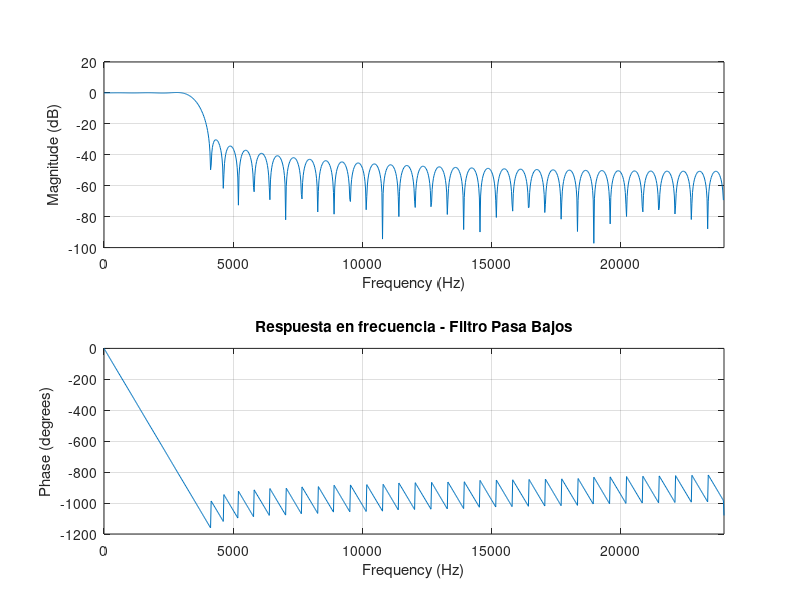
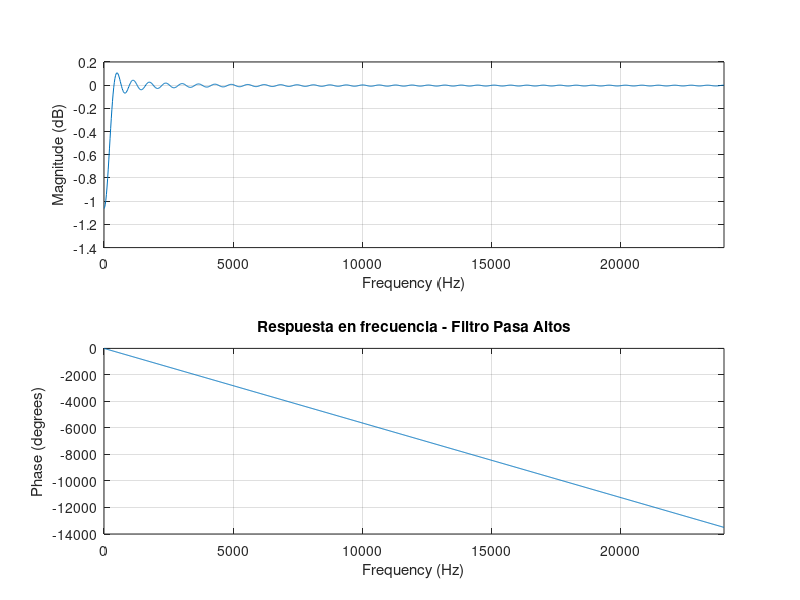
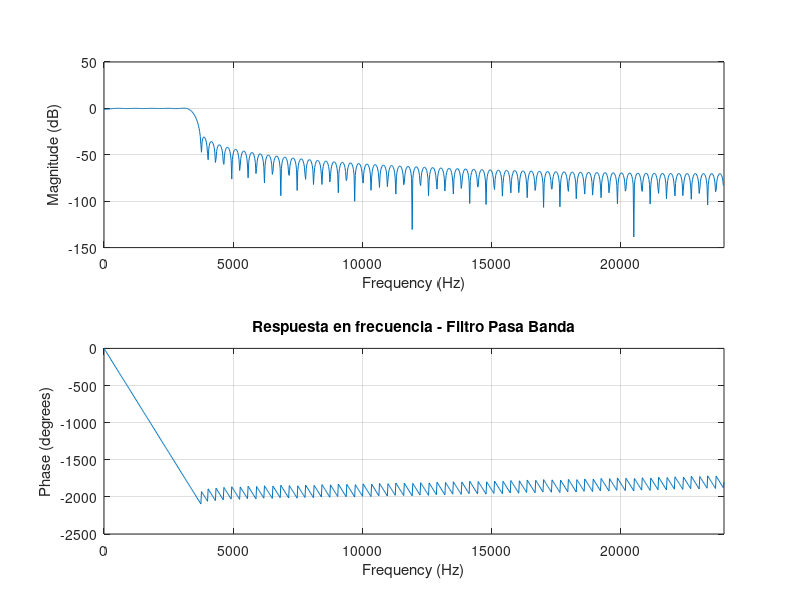
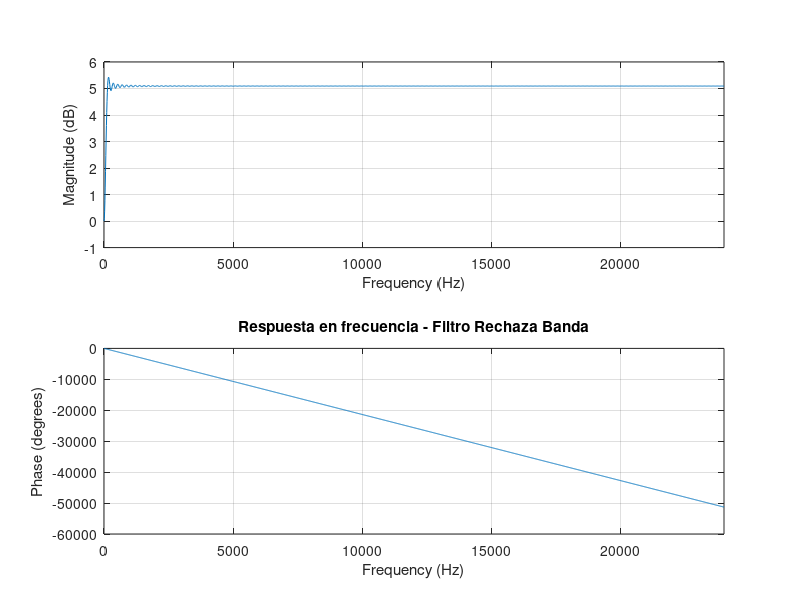

MATLAB code for these plots, in order: (Note: this script raises an error after producing the figures.)
# Coeficientes de Filtro FIR — Lab 2 DSP

clc; clear all; close all;

pkg load signal;

fs = 48000;

## Beta para Kaiser (A_stop = 30 dB) — filtros 1, 2 y 3
A_stop = 30;
beta_30 = 0.5842 * (A_stop - 21)^(0.4) + 0.07886 * (A_stop - 21);

## 1. Filtro Pasa Bajos

fc = 3600;       # 3600 Hz
BW = 1000;       # 1000 Hz (transicion: 3600 -> 4600 Hz)
N = ceil((A_stop - 8) / (2.285 * 2*pi*BW / fs) + 1);

low_pass_coeff = fir1(N, fc/(fs/2), 'low', kaiser(N+1, beta_30));
figure(1);
freqz(low_pass_coeff, 1, 1024, fs);
title("Respuesta en frecuencia - Filtro Pasa Bajos");

## 2. Filtro Pasa Altos

fc = 35;         # 35 Hz
BW = 500;        # 500 Hz (transicion: 0 -> 35 Hz)
N = ceil((A_stop - 8) / (2.285 * 2*pi*BW / fs) + 1);

high_pass_coeff = fir1(N, fc/(fs/2), 'high', kaiser(N+1, beta_30));
figure(2);
freqz(high_pass_coeff, 1, 1024, fs);
title("Respuesta en frecuencia - Filtro Pasa Altos");

## 3. Filtro Pasa Banda

fc = [35 3500];  # 35 Hz - 3500 Hz
BW = 500;        # 500 Hz
N = ceil((A_stop - 8) / (2.285 * 2*pi*BW / fs) + 1);

band_pass_coeff = fir1(N, fc/(fs/2), 'bandpass', kaiser(N+1, beta_30));
figure(3);
freqz(band_pass_coeff, 1, 1024, fs);
title("Respuesta en frecuencia - Filtro Pasa Banda");

## 4. Filtro Rechaza Banda

fr = 50;         # 50 Hz
BW = 15;         # 15 Hz
A_stop_bs = 25;  # 25 dB
fc = [fr-BW/2 fr+BW/2];  # 42.5 Hz - 57.5 Hz
BW_trans = 100;  # 100 Hz (transicion)
beta_bs = 0;     # Beta = 0 (rectangular)
N = ceil((A_stop_bs - 8) / (2.285 * 2*pi*BW_trans / fs) + 1);

stop_filter_coeff = fir1(N, fc/(fs/2), 'stop', kaiser(N+1, beta_bs));
figure(4);
freqz(stop_filter_coeff, 1, 1024, fs);
title("Respuesta en frecuencia - Filtro Rechaza Banda");

## -----------------------------------

## Exportar coeficientes a header C

to_q15 = @(b) round(b * 32768);
LP = to_q15(low_pass_coeff / max(abs(low_pass_coeff)));
HP = to_q15(high_pass_coeff / max(abs(high_pass_coeff)));
BP = to_q15(band_pass_coeff / max(abs(band_pass_coeff)));
BS = to_q15(stop_filter_coeff / max(abs(stop_filter_coeff)));

fid = fopen('~/Desktop/S/DSP/Lab2/src/FIR_MCXN947/source/coeficientes.h', 'w');
fprintf(fid, '#ifndef COEFICIENTES_H\n#define COEFICIENTES_H\n\n');
fprintf(fid, '#include <stdint.h>\n');
fprintf(fid, '#include <arm_math_types.h>\n\n');
fprintf(fid, '#define TAPS_LP %d\n', length(LP));
fprintf(fid, '#define TAPS_HP %d\n', length(HP));
fprintf(fid, '#define TAPS_BP %d\n', length(BP));
fprintf(fid, '#define TAPS_BS %d\n\n', length(BS));
fprintf(fid, '#define FIR_MAX_TAPS %d\n\n', max([length(LP) length(HP) length(BP) length(BS)]));

fprintf(fid, 'static const q15_t coeffs_lp[TAPS_LP] = {\n    ');
for i = 1:length(LP)
    fprintf(fid, '%6d', LP(i));
    if i < length(LP), fprintf(fid, ','); end
    if mod(i, 8) == 0 && i < length(LP), fprintf(fid, '\n    '); end
end
fprintf(fid, '\n};\n\n');

fprintf(fid, 'static const q15_t coeffs_hp[TAPS_HP] = {\n    ');
for i = 1:length(HP)
    fprintf(fid, '%6d', HP(i));
    if i < length(HP), fprintf(fid, ','); end
    if mod(i, 8) == 0 && i < length(HP), fprintf(fid, '\n    '); end
end
fprintf(fid, '\n};\n\n');

fprintf(fid, 'static const q15_t coeffs_bp[TAPS_BP] = {\n    ');
for i = 1:length(BP)
    fprintf(fid, '%6d', BP(i));
    if i < length(BP), fprintf(fid, ','); end
    if mod(i, 8) == 0 && i < length(BP), fprintf(fid, '\n    '); end
end
fprintf(fid, '\n};\n\n');

fprintf(fid, 'static const q15_t coeffs_bs[TAPS_BS] = {\n    ');
for i = 1:length(BS)
    fprintf(fid, '%6d', BS(i));
    if i < length(BS), fprintf(fid, ','); end
    if mod(i, 8) == 0 && i < length(BS), fprintf(fid, '\n    '); end
end
fprintf(fid, '\n};\n\n');

fprintf(fid, '#endif\n');
fclose(fid);

fprintf('coeficientes.h generado en source/\n');
